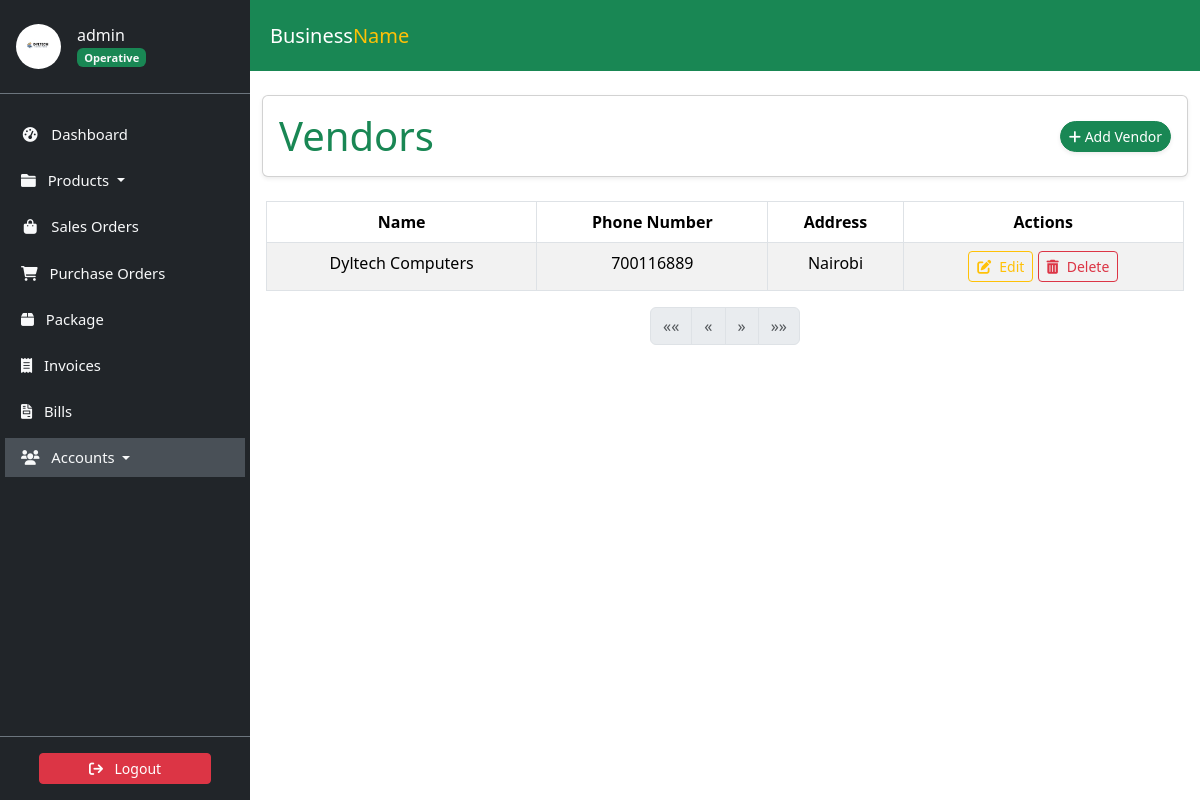
Page /staff/vendors/ (signed in) on the committed database.
### accounts/models.py (models this page shows, shortened)
class Profile(models.Model):
    user = models.OneToOneField(
        User, on_delete=models.CASCADE, verbose_name='User'
    )
    slug = AutoSlugField(
        unique=True,
        verbose_name='Account ID',
        populate_from='email'
    )
    profile_picture = ProcessedImageField(
        default='profile_pics/default.jpg',
        upload_to='profile_pics',
        format='JPEG',
        processors=[ResizeToFill(150, 150)],
        options={'quality': 100}
    )
    telephone = PhoneNumberField(
        null=True, blank=True, verbose_name='Telephone'
    )
    email = models.EmailField(
        max_length=150, blank=True, null=True, verbose_name='Email'
    )
    first_name = models.CharField(
        max_length=30, blank=True, verbose_name='First Name'
    )
    last_name = models.CharField(
        max_length=30, blank=True, verbose_name='Last Name'
    )
    status = models.CharField(
        choices=STATUS_CHOICES,
        max_length=12,
        default='INA',
        verbose_name='Status'
    )
    role = models.CharField(
        choices=ROLE_CHOICES,
        max_length=12,
        blank=True,
        null=True,
        verbose_name='Role'
    )
    class Meta:
        ordering = ['slug']
        verbose_name = 'Profile'
        verbose_name_plural = 'Profiles'

class Vendor(models.Model):
    name = models.CharField(max_length=50, verbose_name='Name')
    slug = AutoSlugField(
        unique=True,
        populate_from='name',
        verbose_name='Slug'
    )
    phone_number = models.BigIntegerField(
        blank=True, null=True, verbose_name='Phone Number'
    )
    address = models.CharField(
        max_length=50, blank=True, null=True, verbose_name='Address'
    )
    class Meta:
        verbose_name = 'Vendor'
        verbose_name_plural = 'Vendors'

### accounts/views.py (the view)
# urls.py: path('vendors/', VendorListView.as_view(), name='vendor-list'),
class VendorListView(LoginRequiredMixin, ListView):
    model = Vendor
    template_name = 'accounts/vendor_list.html'
    context_object_name = 'vendors'
    paginate_by = 10

### accounts/templates/accounts/vendor_list.html (shortened to what this page needs)
{% extends 'store/base.html' %}
{% load static %}
{% block content %}
<div class="container my-4">
    <div class="card shadow-sm rounded p-3">
        <div class="row align-items-center">
            <div class="col-md-6">
                <h4 class="display-6 mb-0 text-success">Vendors</h4>
            </div>
            <div class="col-md-6 d-flex justify-content-end gap-2">
                <a class="btn btn-success btn-sm rounded-pill shadow-sm" href="{% url 'vendor-create' %}">
                    <i class="fa-solid fa-plus"></i> Add Vendor
                </a>
            </div>
        </div>
    </div>
</div>
<div class="container px-3">
    <table class="table table-bordered table-striped">
        <thead class="thead-light">
            <tr>
                <th>Name</th>
                <th>Phone Number</th>
                <th>Address</th>
                <th>Actions</th>
            </tr>
        </thead>
        <tbody>
            {% for vendor in vendors %}
            <tr>
                <td>{{ vendor.name }}</td>
                <td>{{ vendor.phone_number }}</td>
                <td>{{ vendor.address }}</td>
                <td>
                    <a href="{% url 'vendor-update' vendor.pk %}" class="btn btn-outline-warning btn-sm">
                        <i class="fas fa-edit me-2"></i>Edit
                    </a>
                    <a href="{% url 'vendor-delete' vendor.pk %}" class="btn btn-outline-danger btn-sm">
                        <i class="fas fa-trash-alt me-2"></i>Delete
                    </a>
                </td>
            </tr>
            {% endfor %}
        </tbody>
    </table>
    <nav aria-label="Page navigation example">
        <ul class="pagination justify-content-center">
            {% if vendors.has_previous %}
            <li class="page-item">
                <a class="page-link" href="?page=1" aria-label="First">
                    <span aria-hidden="true">&laquo;&laquo;</span>
                </a>
            </li>
            {% else %}
            <li class="page-item disabled">
                <span class="page-link" aria-label="First">
                    <span aria-hidden="true">&laquo;&laquo;</span>
                </span>
            </li>
            {% endif %}
            {% if vendors.has_previous %}
            <li class="page-item">
                <a class="page-link" href="?page={{ vendors.previous_page_number }}" aria-label="Previous">
                    <span aria-hidden="true">&laquo;</span>
                </a>
            </li>
            {% else %}
            <li class="page-item disabled">
                <span class="page-link" aria-label="Previous">
                    <span aria-hidden="true">&laquo;</span>
                </span>
            </li>
            {% endif %}
            {% if vendors.has_next %}
            <li class="page-item">
                <a class="page-link" href="?page={{ vendors.next_page_number }}" aria-label="Next">
                    <span aria-hidden="true">&raquo;</span>
                </a>
            </li>
            {% else %}
            <li class="page-item disabled">
                <span class="page-link" aria-label="Next">
                    <span aria-hidden="true">&raquo;</span>
                </span>
            </li>
            {% endif %}
            {% if vendors.has_next %}
            <li class="page-item">
                <a class="page-link" href="?page={{ vendors.paginator.num_pages }}" aria-label="Last">
                    <span aria-hidden="true">&raquo;&raquo;</span>
                </a>
            </li>
            {% else %}
            <li class="page-item disabled">
                <span class="page-link" aria-label="Last">
                    <span aria-hidden="true">&raquo;&raquo;</span>
                </span>
            </li>
            {% endif %}
        </ul>
    </nav>
</div>
{% endblock %}

### store/templates/store/sidebar.html (shortened to what this page needs)
<link href="https://cdn.jsdelivr.net/npm/bootstrap@5.3.3/dist/css/bootstrap.min.css" rel="stylesheet">
<link href="https://cdnjs.cloudflare.com/ajax/libs/font-awesome/6.0.0-beta3/css/all.min.css" rel="stylesheet">
<aside class="sidebar position-fixed top-0 left-0 overflow-auto h-100 bg-dark text-light" id="show-side-navigation1">
    <div class="sidebar-header d-flex align-items-center px-3 py-4 border-bottom border-secondary">
        <a href="{% url 'user-profile' %}" class="d-flex align-items-center text-decoration-none text-light">
            <img class="rounded-circle img-fluid" id="sidebar-img" width="45" src="{{ request.user.profile.profile_picture.url }}" alt="Profile Picture" />
            <div class="ms-3">
                <h5 class="fs-6 mb-0">
                    {{ request.user.username }}{% if request.user.profile.role == 'AD' %} <i class="fa-solid fa-circle-check text-success"></i>{% endif %}
                </h5>
                <span class="badge bg-success text-light">
                    {% if request.user.profile.role == 'AD' %}
                        Admin
                    {% elif request.user.profile.role == 'EX' %}
                        Executive
                    {% else %}
                        Operative
                    {% endif %}
                </span>
            </div>
        </a>
    </div>
    <div class="nav-container">
        <ul class="nav flex-column mt-3">
            <li class="nav-item mb-2">
                <a class="nav-link text-light {% if request.resolver_match.url_name == 'dashboard' %}active{% endif %}" href="{% url 'dashboard' %}">
                    <i class="fa fa-tachometer-alt fa-fw me-2"></i> Dashboard
                </a>
            </li>
            <li class="nav-item mb-2 dropdown">
                <a class="nav-link text-light {% if request.resolver_match.url_name == 'productslist' %}active{% endif %} dropdown-toggle" href="#" id="productsDropdown" role="button" data-bs-toggle="dropdown" aria-expanded="false">
                    <i class="fa fa-folder me-2"></i> Products
                </a>
            </li>
            <li class="nav-item mb-2">
                <a class="nav-link text-light {% if request.resolver_match.url_name == 'saleslist' %}active{% endif %}" href="{% url 'saleslist' %}">
                    <i class="fa fa-shopping-bag fa-fw me-2"></i> Sales Orders
                </a>
            </li>
            <li class="nav-item mb-2">
                <a class="nav-link text-light {% if request.resolver_match.url_name == 'purchaseslist' %}active{% endif %}" href="{% url 'purchaseslist' %}">
                    <i class="fa fa-shopping-cart me-2"></i> Purchase Orders
                </a>
            </li>
            <li class="nav-item mb-2">
                <a class="nav-link text-light {% if request.resolver_match.url_name == 'deliveries' %}active{% endif %}" href="{% url 'deliveries' %}">
                    <i class="fa-solid fa-box me-2"></i> Package
                </a>
            </li>
            <li class="nav-item mb-2">
                <a class="nav-link text-light {% if request.resolver_match.url_name == 'invoicelist' %}active{% endif %}" href="{% url 'invoicelist' %}">
                    <i class="fa-solid fa-receipt me-2"></i> Invoices
                </a>
            </li>
            <li class="nav-item mb-2">
                <a class="nav-link text-light {% if request.resolver_match.url_name == 'bill_list' %}active{% endif %}" href="{% url 'bill_list' %}">
                    <i class="fa-solid fa-file-invoice me-2"></i> Bills
                </a>
            </li>
            <li class="nav-item mb-2 dropdown">
                <a class="nav-link text-light {% if request.resolver_match.url_name == 'profile_list' or request.resolver_match.url_name == 'customer_list' or request.resolver_match.url_name == 'vendor-list' %} active{% endif %} dropdown-toggle" href="#" id="accountsDropdown" role="button" data-bs-toggle="dropdown" aria-expanded="false">
                    <i class="fa fa-users me-2"></i> Accounts
                </a>
            </li>
        </ul>
    </div>
    <div class="sidebar-footer position-absolute bottom-0 w-100 text-center py-3 bg-dark border-top border-secondary">
        <form action="{% url 'user-logout' %}" method="post">
            <button type="submit" class="btn btn-danger btn-sm w-75">
                <i class="fa fa-sign-out me-2"></i> Logout
            </button>
        </form>
    </div>
</aside>

### static/css/style.css (style rules this page uses)
:root { --dk-gray-100: #f3f4f6; --dk-gray-200: #e5e7eb; --dk-gray-300: #d1d5db; --dk-gray-400: #9ca3af; --dk-gray-500: #6b7280; --dk-gray-600: #4b5563; --dk-gray-700: #374151; --dk-gray-800: #1f2937; --dk-gray-900: #111827; --dk-dark-bg: #313348; --dk-darker-bg: #2a2b3d; --navbar-bg-color: #6f6486; --sidebar-bg-color: #252636; --sidebar-width: 250px; --sidebar-expanded-width: 230px; --sidebar-collapsed-width: 100px; --sidebar-header-bg: #212529; --nav-link-color: #adb5bd; --nav-link-active-bg: #495057; --dropdown-menu-bg: #495057; --dropdown-item-color: #adb5bd; --dropdown-item-active-bg: #6c757d; --sidebar-separator-bg: #4caf50; --logo-separator-height: 60px; --sidebar-item-height: 50px; --submenu-item-height: 45px; }
* { margin: 0; padding: 0; box-sizing: border-box; }
body { font-family: "Inter", sans-serif; background-color: #fff; }
a { text-decoration: none; }
.sidebar { font-size: 0.925rem; background-color: var(--sidebar-bg-color); width: var(--sidebar-width); transition: width 0.3s ease-in-out; z-index: 9999999; }
.sidebar .sidebar-header { background-color: var(--sidebar-header-bg); border-bottom: 1px solid #2a2b3c; }
.sidebar ul > li > a { color: var(--dk-gray-400); text-decoration: none; }

### store/templates/store/sidebar.html (style rules this page uses)
.sidebar { width: 250px; background-color: #343a40; color: #fff; position: fixed; top: 0; bottom: 0; display: flex; flex-direction: column; }
.sidebar-header { background-color: #212529; }
.nav-container { flex: 1; overflow-y: auto; padding: 5px; }
.nav-link { color: #adb5bd; }
.nav-link.active { background-color: #495057; color: #fff; }
.sidebar-footer { background-color: #212529; text-align: center; padding: 10px; }

### accounts/templates/accounts/vendor_list.html (style rules this page uses)
.table th, .table td { text-align: center; }

### rows in the picture
Vendor: name "Dyltech Computers", phone_number "700116889", address "Nairobi"

### other values in the picture
{{ request.user.username }} "admin"
